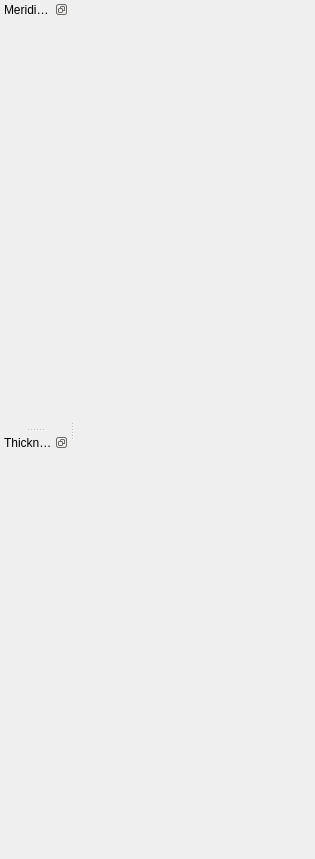
<?xml version="1.0" encoding="UTF-8"?>
<ui version="4.0">
 <class>MainWindow</class>
 <widget class="QMainWindow" name="MainWindow">
  <property name="geometry">
   <rect>
    <x>0</x>
    <y>0</y>
    <width>315</width>
    <height>859</height>
   </rect>
  </property>
  <property name="sizePolicy">
   <sizepolicy hsizetype="Preferred" vsizetype="Preferred">
    <horstretch>0</horstretch>
    <verstretch>0</verstretch>
   </sizepolicy>
  </property>
  <property name="windowTitle">
   <string>MainWindow</string>
  </property>
  <property name="whatsThis">
   <string>&lt;!DOCTYPE HTML PUBLIC &quot;-//W3C//DTD HTML 4.0//EN&quot; &quot;http://www.w3.org/TR/REC-html40/strict.dtd&quot;&gt;
&lt;html&gt;&lt;head&gt;&lt;meta name=&quot;qrichtext&quot; content=&quot;1&quot; /&gt;&lt;style type=&quot;text/css&quot;&gt;
p, li { white-space: pre-wrap; }
&lt;/style&gt;&lt;/head&gt;&lt;body style=&quot; font-family:'MS Shell Dlg 2'; font-size:8pt; font-weight:400; font-style:normal;&quot;&gt;
&lt;p style=&quot;-qt-paragraph-type:empty; margin-top:0px; margin-bottom:0px; margin-left:0px; margin-right:0px; -qt-block-indent:0; text-indent:0px;&quot;&gt;&lt;br /&gt;&lt;/p&gt;&lt;/body&gt;&lt;/html&gt;</string>
  </property>
  <widget class="QWidget" name="centralwidget"/>
  <widget class="QDockWidget" name="ui_tecplot1_dockw">
   <property name="sizePolicy">
    <sizepolicy hsizetype="Expanding" vsizetype="Expanding">
     <horstretch>0</horstretch>
     <verstretch>0</verstretch>
    </sizepolicy>
   </property>
   <property name="minimumSize">
    <size>
     <width>69</width>
     <height>70</height>
    </size>
   </property>
   <property name="features">
    <set>QDockWidget::DockWidgetFloatable|QDockWidget::DockWidgetMovable</set>
   </property>
   <property name="windowTitle">
    <string>Meridional and m'-θ views</string>
   </property>
   <attribute name="dockWidgetArea">
    <number>1</number>
   </attribute>
   <widget class="QWidget" name="dockWidgetContents">
    <layout class="QVBoxLayout" name="ui_tecplot1_dockcontents_vl">
     <item>
      <widget class="QWidget" name="ui_tecplot1_widget" native="true">
       <property name="sizePolicy">
        <sizepolicy hsizetype="Expanding" vsizetype="Expanding">
         <horstretch>0</horstretch>
         <verstretch>0</verstretch>
        </sizepolicy>
       </property>
       <property name="minimumSize">
        <size>
         <width>0</width>
         <height>0</height>
        </size>
       </property>
       <property name="baseSize">
        <size>
         <width>50</width>
         <height>50</height>
        </size>
       </property>
       <property name="acceptDrops">
        <bool>false</bool>
       </property>
       <layout class="QVBoxLayout" name="ui_tecplot1_widget_vl"/>
      </widget>
     </item>
    </layout>
   </widget>
  </widget>
  <widget class="QDockWidget" name="ui_tecplot2_dockw">
   <property name="sizePolicy">
    <sizepolicy hsizetype="Expanding" vsizetype="Expanding">
     <horstretch>0</horstretch>
     <verstretch>0</verstretch>
    </sizepolicy>
   </property>
   <property name="minimumSize">
    <size>
     <width>69</width>
     <height>70</height>
    </size>
   </property>
   <property name="accessibleName">
    <string notr="true" extracomment="sadsa"/>
   </property>
   <property name="features">
    <set>QDockWidget::DockWidgetFloatable|QDockWidget::DockWidgetMovable</set>
   </property>
   <property name="windowTitle">
    <string>Thickness and β angle dist.</string>
   </property>
   <attribute name="dockWidgetArea">
    <number>1</number>
   </attribute>
   <widget class="QWidget" name="ui_tecplot2_dockcontents">
    <layout class="QVBoxLayout" name="ui_tecplot2_dockcontents_vl">
     <item>
      <widget class="QWidget" name="ui_tecplot_widget_2" native="true">
       <property name="sizePolicy">
        <sizepolicy hsizetype="Expanding" vsizetype="Expanding">
         <horstretch>0</horstretch>
         <verstretch>0</verstretch>
        </sizepolicy>
       </property>
       <layout class="QVBoxLayout" name="ui_tecplot2_widget_vl"/>
      </widget>
     </item>
    </layout>
   </widget>
  </widget>
 </widget>
 <resources/>
 <connections/>
</ui>
